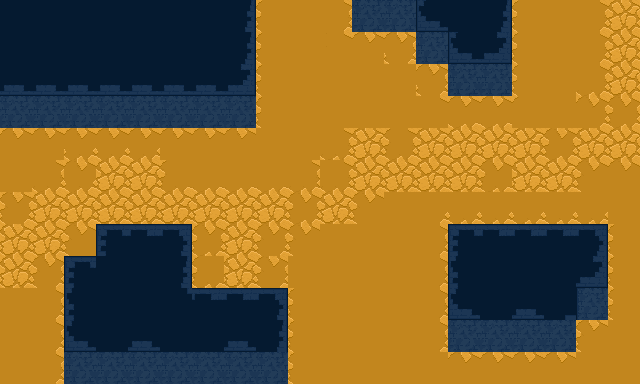

The image is a tile-based game level rendered from a .tmx file. Its description and source (layers, tilesets, objects; grid data summarised) follow:
An orthogonal 20x12 tile map with 32x32 px tiles, 3 tile layers (background, details, navigation), 2 tilesets and 7 objects (5x dummy, knight, ranger).

<map version="1.8" tiledversion="1.8.4" orientation="orthogonal" renderorder="right-down" width="20" height="12" tilewidth="32" tileheight="32" infinite="0" nextlayerid="14" nextobjectid="106">
 <tileset firstgid="1" name="temp" tilewidth="32" tileheight="32" tilecount="64" columns="8">
  <image source="temp.png" trans="ff00ff" width="256" height="256" />
 </tileset>
 <tileset firstgid="65" name="tileset" tilewidth="32" tileheight="32" tilecount="504" columns="24">
  <image source="tileset.png" trans="ff00ff" width="793" height="672" />
 </tileset>
 <layer id="4" name="background" width="20" height="12">
  <properties>
   <property name="Draw" type="int" value="1" />
  </properties>
  <data>[240 cells, 240 non-empty, 1 distinct tile ids]</data>
 </layer>
 <layer id="12" name="details" width="20" height="12">
  <properties>
   <property name="Draw" type="int" value="1" />
  </properties>
  <data>[240 cells, 115 non-empty, 25 distinct tile ids]</data>
 </layer>
 <layer id="8" name="navigation" width="20" height="12">
  <properties>
   <property name="Draw" type="int" value="1" />
   <property name="Navigation" type="int" value="1" />
  </properties>
  <data>[240 cells, 89 non-empty, 13 distinct tile ids]</data>
 </layer>
 <objectgroup id="13" name="entities">
  <object id="98" name="knight" type="knight" x="224" y="160" width="32" height="32" />
  <object id="99" name="ranger" type="ranger" x="0" y="288" width="32" height="32" />
  <object id="100" name="dummy" type="dummy" x="288" y="64" width="32" height="32" />
  <object id="101" name="dummy" type="dummy" x="352" y="160" width="32" height="32" />
  <object id="103" name="dummy" type="dummy" x="352" y="288" width="32" height="32" />
  <object id="104" name="dummy" type="dummy" x="544" y="64" width="32" height="32" />
  <object id="105" name="dummy" type="dummy" x="480" y="160" width="32" height="32" />
 </objectgroup>
</map>